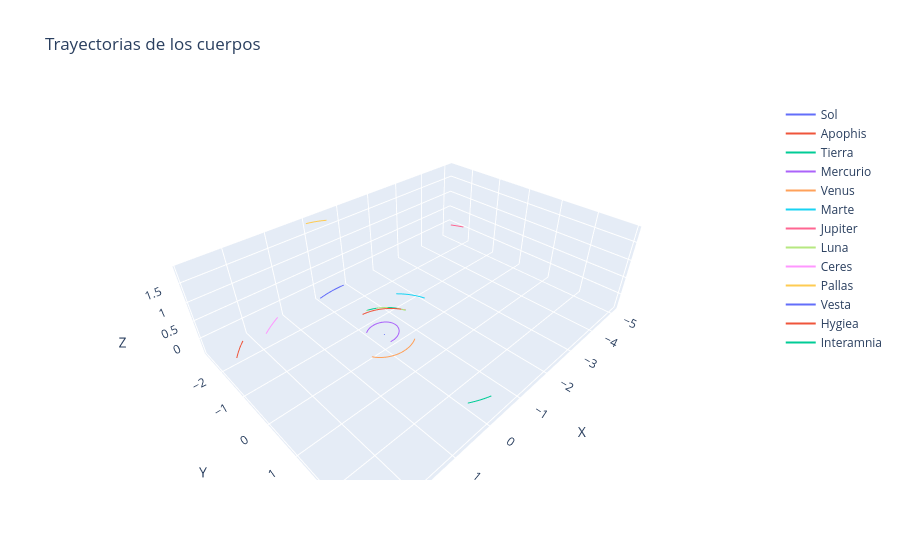

Source (notebook cell):
### Code cell
# graph !
fig = go.Figure()
fig.add_trace(go.Scatter3d(x=rs[0][:,0], y=rs[0][:,1], z=rs[0][:,2], mode='lines', name='Sol'))
fig.add_trace(go.Scatter3d(x=rs[1][:,0], y=rs[1][:,1], z=rs[1][:,2], mode='lines', name='Apophis'))
fig.add_trace(go.Scatter3d(x=rs[2][:,0], y=rs[2][:,1], z=rs[2][:,2], mode='lines', name='Tierra'))
fig.add_trace(go.Scatter3d(x=rs[3][:,0], y=rs[3][:,1], z=rs[3][:,2], mode='lines', name='Mercurio'))
fig.add_trace(go.Scatter3d(x=rs[4][:,0], y=rs[4][:,1], z=rs[4][:,2], mode='lines', name='Venus'))
fig.add_trace(go.Scatter3d(x=rs[5][:,0], y=rs[5][:,1], z=rs[5][:,2], mode='lines', name='Marte'))
fig.add_trace(go.Scatter3d(x=rs[6][:,0], y=rs[6][:,1], z=rs[6][:,2], mode='lines', name='Jupiter'))
#fig.add_trace(go.Scatter3d(x=rs[7][:,0], y=rs[7][:,1], z=rs[7][:,2], mode='lines', name='Saturno'))  # Las órbitas de Saturno, Urano y Neptuno son muy grandes para la gráfica 
#fig.add_trace(go.Scatter3d(x=rs[8][:,0], y=rs[8][:,1], z=rs[8][:,2], mode='lines', name='Urano'))
#fig.add_trace(go.Scatter3d(x=rs[9][:,0], y=rs[9][:,1], z=rs[9][:,2], mode='lines', name='Neptuno'))
fig.add_trace(go.Scatter3d(x=rs[10][:,0], y=rs[10][:,1], z=rs[10][:,2], mode='lines', name='Luna'))
fig.add_trace(go.Scatter3d(x=rs[11][:,0], y=rs[11][:,1], z=rs[11][:,2], mode='lines', name='Ceres'))
fig.add_trace(go.Scatter3d(x=rs[12][:,0], y=rs[12][:,1], z=rs[12][:,2], mode='lines', name='Pallas'))
fig.add_trace(go.Scatter3d(x=rs[13][:,0], y=rs[13][:,1], z=rs[13][:,2], mode='lines', name='Vesta'))
fig.add_trace(go.Scatter3d(x=rs[14][:,0], y=rs[14][:,1], z=rs[14][:,2], mode='lines', name='Hygiea'))
fig.add_trace(go.Scatter3d(x=rs[15][:,0], y=rs[15][:,1], z=rs[15][:,2], mode='lines', name='Interamnia'))
fig.update_layout(title='Trayectorias de los cuerpos', scene=dict(xaxis_title='X', yaxis_title='Y', zaxis_title='Z'))
fig.update_layout(scene=dict(aspectmode='data'))
fig.show()

### Figure 1 — Plotly figure (JSON) as saved in the notebook; plotly's stock layout.template omitted (floating-point values rounded to 4 significant figures; data arrays with more than 128 entries replaced by an {"elided": "..."} marker saying what was removed)
{"data": [{"mode": "lines", "name": "Sol", "type": "scatter3d", "x": {"elided": "3000 float values"}, "y": {"elided": "3000 float values"}, "z": {"elided": "3000 float values"}}, {"mode": "lines", "name": "Apophis", "type": "scatter3d", "x": {"elided": "3000 float values"}, "y": {"elided": "3000 float values"}, "z": {"elided": "3000 float values"}}, {"mode": "lines", "name": "Tierra", "type": "scatter3d", "x": {"elided": "3000 float values"}, "y": {"elided": "3000 float values"}, "z": {"elided": "3000 float values"}}, {"mode": "lines", "name": "Mercurio", "type": "scatter3d", "x": {"elided": "3000 float values"}, "y": {"elided": "3000 float values"}, "z": {"elided": "3000 float values"}}, {"mode": "lines", "name": "Venus", "type": "scatter3d", "x": {"elided": "3000 float values"}, "y": {"elided": "3000 float values"}, "z": {"elided": "3000 float values"}}, {"mode": "lines", "name": "Marte", "type": "scatter3d", "x": {"elided": "3000 float values"}, "y": {"elided": "3000 float values"}, "z": {"elided": "3000 float values"}}, {"mode": "lines", "name": "Jupiter", "type": "scatter3d", "x": {"elided": "3000 float values"}, "y": {"elided": "3000 float values"}, "z": {"elided": "3000 float values"}}, {"mode": "lines", "name": "Luna", "type": "scatter3d", "x": {"elided": "3000 float values"}, "y": {"elided": "3000 float values"}, "z": {"elided": "3000 float values"}}, {"mode": "lines", "name": "Ceres", "type": "scatter3d", "x": {"elided": "3000 float values"}, "y": {"elided": "3000 float values"}, "z": {"elided": "3000 float values"}}, {"mode": "lines", "name": "Pallas", "type": "scatter3d", "x": {"elided": "3000 float values"}, "y": {"elided": "3000 float values"}, "z": {"elided": "3000 float values"}}, {"mode": "lines", "name": "Vesta", "type": "scatter3d", "x": {"elided": "3000 float values"}, "y": {"elided": "3000 float values"}, "z": {"elided": "3000 float values"}}, {"mode": "lines", "name": "Hygiea", "type": "scatter3d", "x": {"elided": "3000 float values"}, "y": {"elided": "3000 float values"}, "z": {"elided": "3000 float values"}}, {"mode": "lines", "name": "Interamnia", "type": "scatter3d", "x": {"elided": "3000 float values"}, "y": {"elided": "3000 float values"}, "z": {"elided": "3000 float values"}}], "layout": {"scene": {"aspectmode": "data", "xaxis": {"title": {"text": "X"}}, "yaxis": {"title": {"text": "Y"}}, "zaxis": {"title": {"text": "Z"}}}, "title": {"text": "Trayectorias de los cuerpos"}}}
